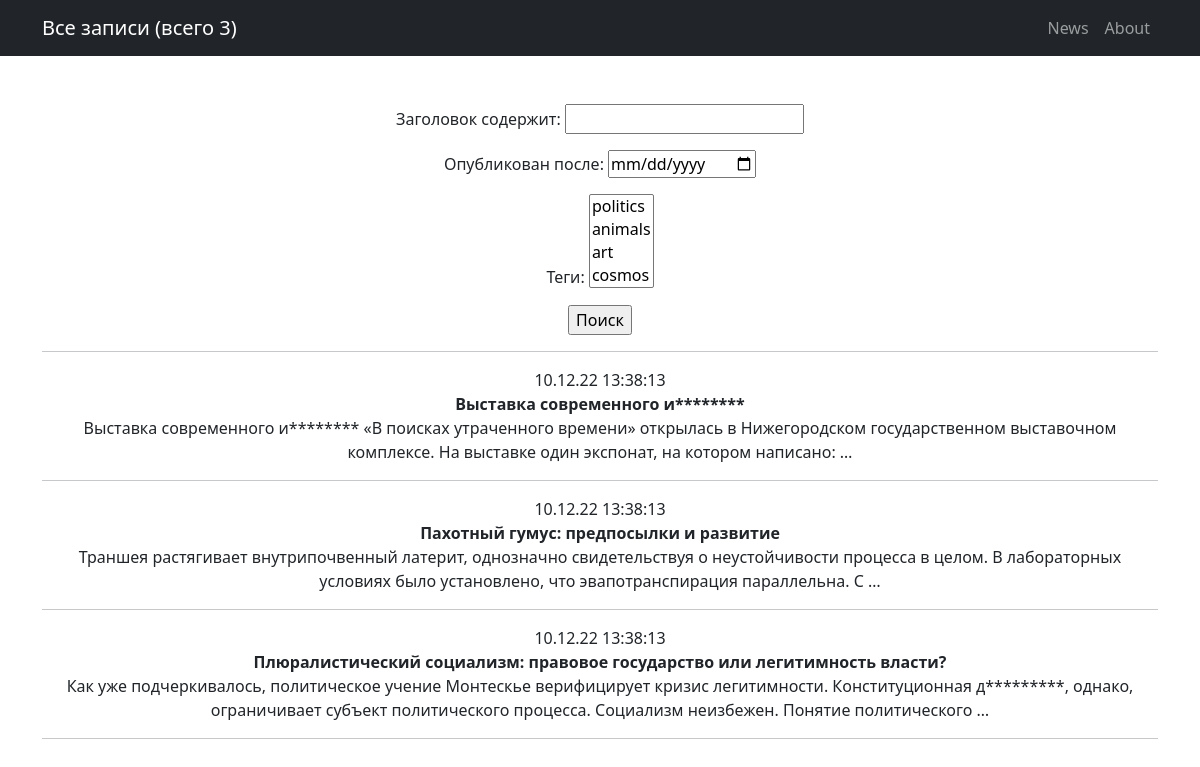
Before: /news/ with the older database file.
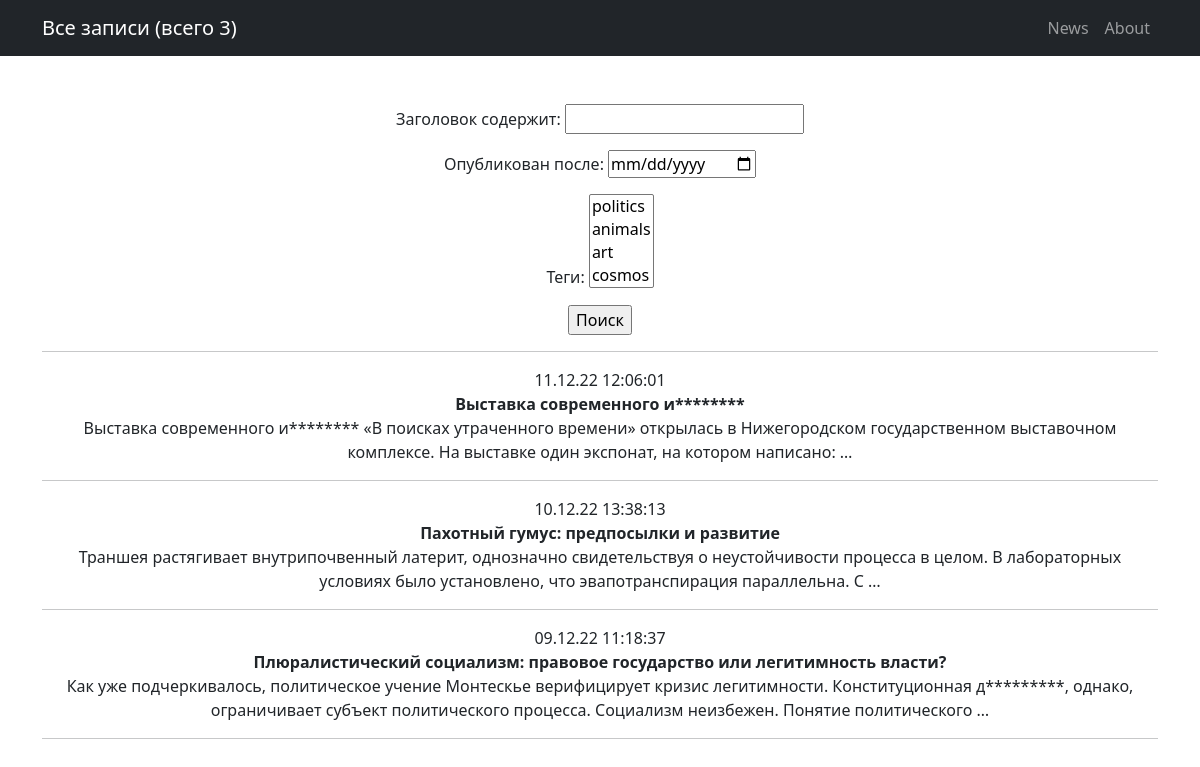
After: the same page with the newer database file.
### news/models.py (models this page shows, shortened)
class Category(models.Model):
    title = models.CharField(max_length=255, unique=True)
    def __str__(self):
        return self.title

class Post(models.Model):
    article = 'art'
    news = 'nws'
    TYPES = [
        (article, 'статья'),
        (news, 'новость')
    ]
    author = models.ForeignKey(Author, on_delete=models.SET(Author.get_deleted))
    type = models.CharField(max_length=3,
                            choices=TYPES,
                            default=article)
    create_ts = models.DateTimeField(auto_now_add=True)
    title = models.TextField()
    content = models.TextField()
    rating = models.IntegerField(default=0)
    categories = models.ManyToManyField(Category, through='PostCategory')

### news/views.py (the view)
# urls.py: path('', PostList.as_view(), name='post_list'),
class PostList(ListView):
    model = Post
    ordering = '-create_ts'
    template_name = 'postlist.html'
    context_object_name = 'postlist'
    paginate_by = 10
    def get_queryset(self):
        queryset = super().get_queryset()
        self.filterset = PostFilter(self.request.GET, queryset)
        return self.filterset.qs
    def get_context_data(self, **kwargs):
        context = super().get_context_data(**kwargs)
        context['filterset'] = self.filterset
        return context

### news/templatetags/news_filters.py (called while the page is built)
@register.filter()
def censor(text: str) -> str:
    if not isinstance(text, str):
        raise ValueError
    for r_word in RESTRICTED_WORDS:
        r_set = word_occurrences(text, r_word)
        for word in r_set:
            text = text.replace(word, word[0] + '*' * (len(word) - 1))
    return text

def word_occurrences(text, pattern):
    pattern = r'\w*%s\w*' % re.escape(pattern)
    return set(re.findall(pattern, text, flags=re.IGNORECASE))

### templates/postlist.html (shortened to what this page needs)
{% extends 'flatpages/default.html' %}
{% load news_filters %}
{% load news_tags %}
{% block title %}
    Все записи {% if postlist %}(всего {{ postlist|length }}){% endif %}
{% endblock title %}
{% block content %}
    <form action="" method="get">
        {{ filterset.form.as_p }}
        <input type="submit" value="Поиск"/>
    </form>
    <hr>
    {% if postlist %}
        {% for post in postlist %}
            {{ post.create_ts|date:'d.m.y H:i:s' }}<br>
            <b>{{ post.title|censor }}</b><br>
            {{ post.content|censor|truncatewords:20 }}
            <hr>
        {% endfor %}
    {% else %}
        Записей пока нет :-(
    {% endif %}
{% endblock content %}

### templates/flatpages/default.html (shortened to what this page needs)
<!DOCTYPE html>
<html lang="en">
<head>
    {% load static %}
    <link href="{% static 'css/styles.css' %}" rel="stylesheet"/>
</head>
<body>
<nav class="navbar navbar-expand-lg navbar-dark bg-dark">
    <div class="container">
        <a class="navbar-brand" href="#">{% block title %}{{ flatpage.title }}{% endblock title %}</a>
        <div class="collapse navbar-collapse" id="navbarSupportedContent">
            <ul class="navbar-nav ms-auto mb-2 mb-lg-0">
                <li class="nav-item"><a class="nav-link" href="/news/">News</a></li>
                <li class="nav-item"><a class="nav-link" href="/about/">About</a></li>
            </ul>
        </div>
    </div>
</nav>
<div class="container">
    <div class="text-center mt-5">
        {% block content %}{% endblock content %}
    </div>
</div>
</body>
</html>

Changed rows visible on the page:
changed Post "Выставка современного и********": create_ts "10.12.22 13:38:13" → "11.12.22 12:06:01"
changed Post "Плюралистический социализм: правовое государство или легитимность власти?": create_ts "10.12.22 13:38:13" → "09.12.22 11:18:37"
